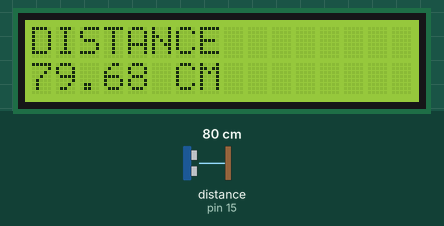
This sketch was run on a simulated Arduino Uno, built with avr-gcc and run on an emulated ATmega328P. On the bench: 16×2 character LCD. Wiring (inferred from the names in the program): ultrasonic range finder: trigger pin 4; echo pin 15. Inputs (shaded band) come from the test bench; at power-on: distance to the obstacle (sensor on pin 15) 80 cm. The echo pulse lasts 58.3 µs per cm.

Above: at 1.2 s.
1.3 s: distance to the obstacle (sensor on pin 15) set to 2 cm
At 3.4 s:
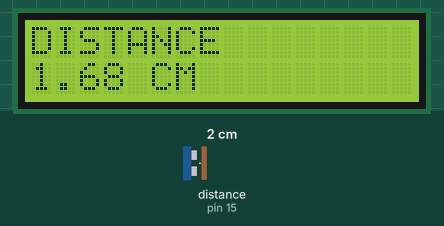
3.6 s: distance to the obstacle (sensor on pin 15) set to 4 cm
At 4.9 s:
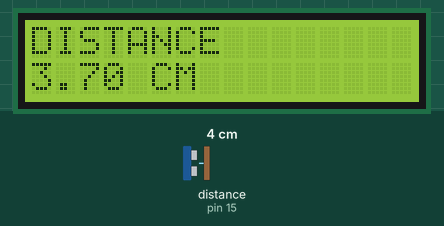
5.2 s: distance to the obstacle (sensor on pin 15) set to 9 cm
At 6.0 s:
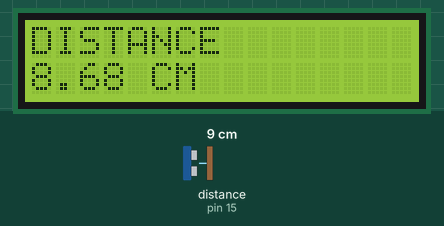
Timing chart, 0 to 8.2 s (numbered marks = the images above; inputs shaded):
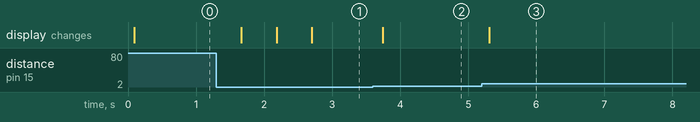

Measured:
- after the input at 1.3 s, the display: changes after 0.36 s (image 1)
- after the input at 3.6 s, the display: changes after 0.14 s (image 2)
- after the input at 5.2 s, the display: changes after 0.11 s (image 3)

The sketch:

lcdwithultrasonic.ino
```cpp
#include<LiquidCrystal_I2C.h>
LiquidCrystal_I2C lcd(0x27,16,2);


#define trigpin 4
#define echopin 15


void setup() {
  // put your setup code here, to run once:
pinMode(trigpin,OUTPUT);
pinMode(echopin,INPUT);
lcd.init();
lcd.backlight();
}

void loop()
 {
 digitalWrite(trigpin,LOW);
 delayMicroseconds(2);
 digitalWrite(trigpin,HIGH);
delayMicroseconds(10);
 digitalWrite(trigpin,0);
 long duration=pulseIn(echopin,1);   //provide duration value
 float distance=(duration/2)*0.0343;

 lcd.clear();
 lcd.setCursor(0,0);
 lcd.print("DISTANCE ");
 lcd.setCursor(0,1);
 lcd.print(distance);
 lcd.print(" CM");
 delay(500);
}
```
